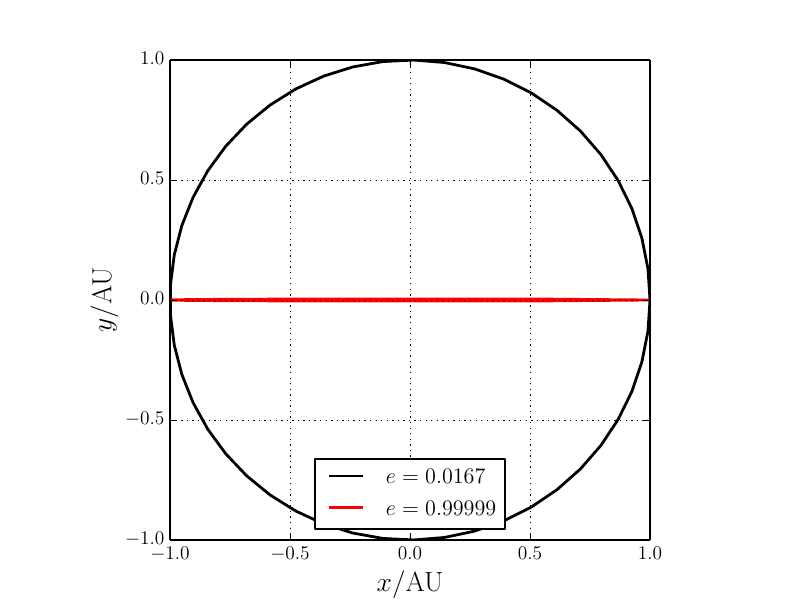

Here is the Python script that generated this plot:
#!/usr/bin/env python

from __future__ import division
from pylab import *

f = lambda E,e,omega,t: E - omega*t - e*sin(E)
fprime = lambda E,e: 1 - e*cos(E)

def find_root(f,fprime,x0,N,max_step=1):
    '''
    This function uses Newton's method to find a root of f
    (with derivative fprime), given the initial guess x0,
    and the maximum number of iterations N.
    '''

    def newton_step(x):
        step = -f(x)/fprime(x)
        s = sign(step)
        step = s*minimum(abs(step),max_step)
        return x + step

    x = newton_step(x0)
    iterations = 1
    while iterations < N:
        if x > 1e-10 and (x-x0)/x < 1e-10: return (x,iterations)
        if x < 1e-10 and (x-x0)   < 1e-10: return (x,iterations)
        x0 = x
        x  = newton_step(x0)
        iterations += 1
    println("Warning: maximum number of iterations reached.")
    return (x,iterations)

# (a) Orbital parameters for the Earth
P = 365.25635
omega = 2*pi/P
e = 0.0167
a = 1 # AU
b = a*sqrt(1-e**2)

t = linspace(0,P)
roots = array([find_root(lambda x: f(x,e,omega,t_i),
                         lambda x: fprime(x,e), 0, 100) for t_i in t])
E = roots[:,0]; iterations = roots[:,1]
x1 = a*cos(E); y1 = b*sin(E)

print 'e = %.5f' % e
for t in [91,182,273]: # explicitly do the times called for in the question
    root = find_root(lambda x: f(x,e,omega,t), lambda x: fprime(x,e), 0, 100)
    print 't = %3d; E = %.3f; x = %+.3f; y = %+.3f; iterations = %d' \
                % (t,root[0],a*cos(root[0]),b*sin(root[0]),root[1])

# (b) Oops, the Earth got bumped a little bit
P = 365.25635
omega = 2*pi/P
e = 0.99999
a = 1 # AU
b = a*sqrt(1-e**2)

t = linspace(0,P)
roots = array([find_root(lambda x: f(x,e,omega,t_i),
                         lambda x: fprime(x,e), 0, 100) for t_i in t])
E = roots[:,0]; iterations = roots[:,1]
x2 = a*cos(E); y2 = b*sin(E)

print 'e = %.5f' % e
for t in [91,182,273]: # explicitly do the times called for in the question
    root = find_root(lambda x: f(x,e,omega,t), lambda x: fprime(x,e), 0, 100)
    print 't = %3d; E = %.3f; x = %+.3f; y = %+.3f; iterations = %d' \
                % (t,root[0],a*cos(root[0]),b*sin(root[0]),root[1])

# Plot the results
figure()
plot(x1,y1,'k-',label=r'$e=0.0167$')
plot(x2,y2,'r-',label=r'$e=0.99999$')
xlabel(r'$x/{\rm AU}$',fontsize=20)
ylabel(r'$y/{\rm AU}$',fontsize=20)
legend(loc='best')
gca().set_aspect('equal')
savefig('problem1.pdf')
close()

